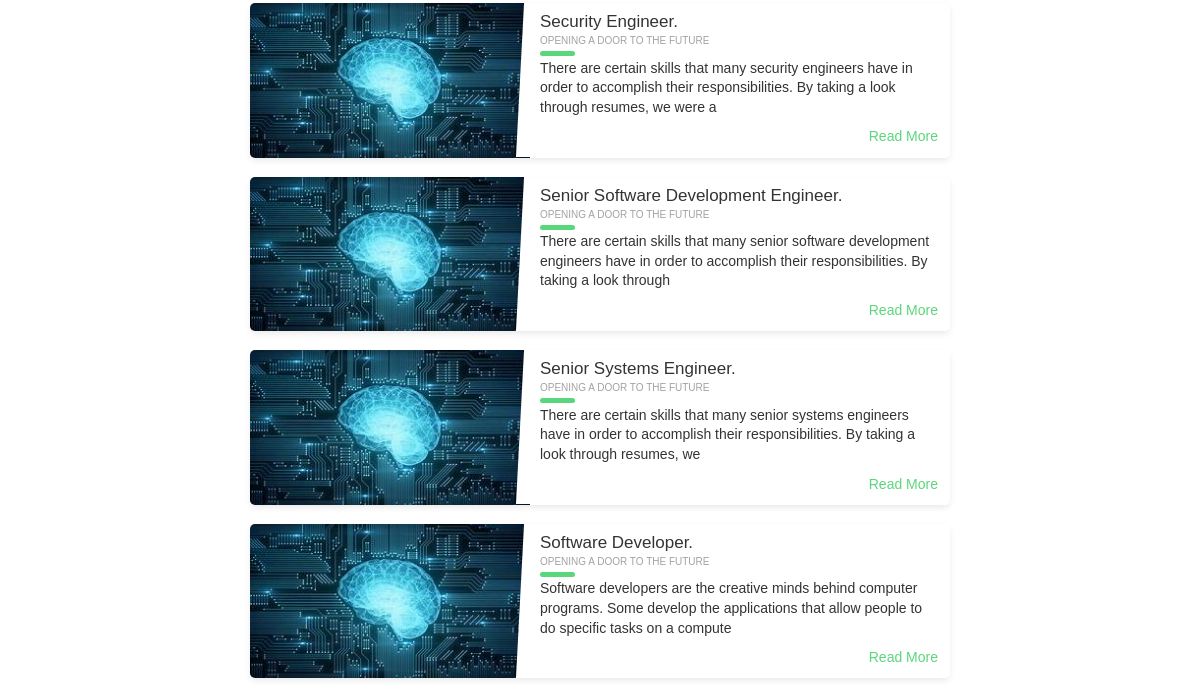
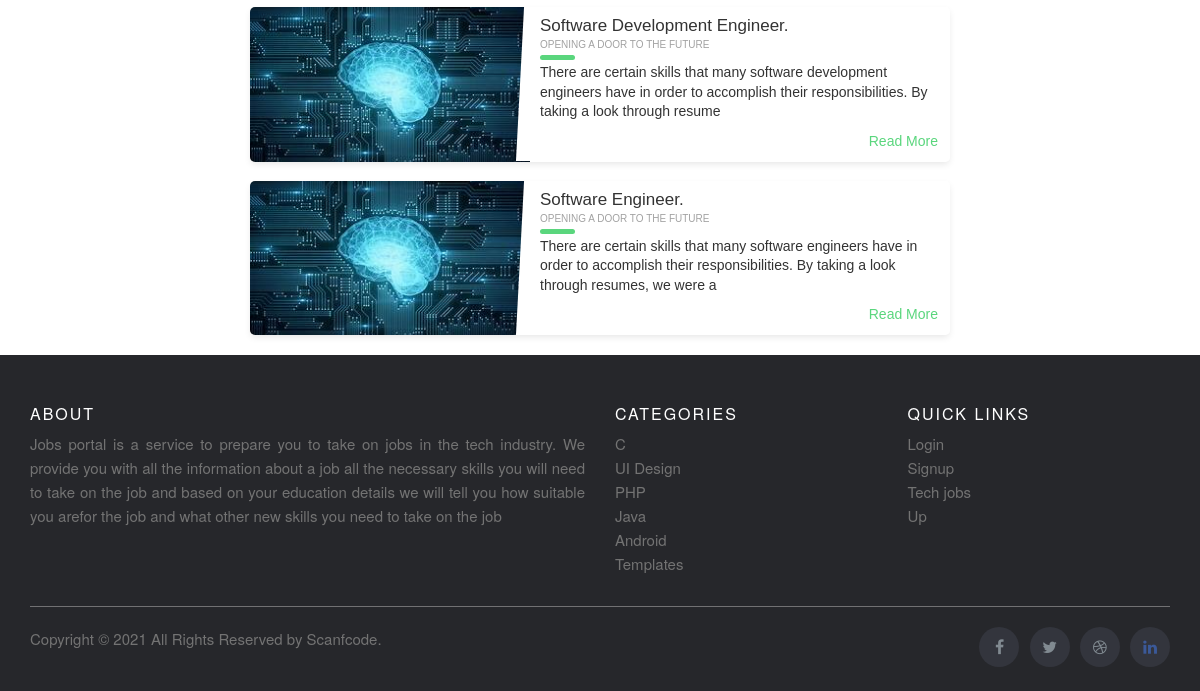
Before: /alljobs/ (signed in, lower part) with the older database file (2 pictures, top to bottom).
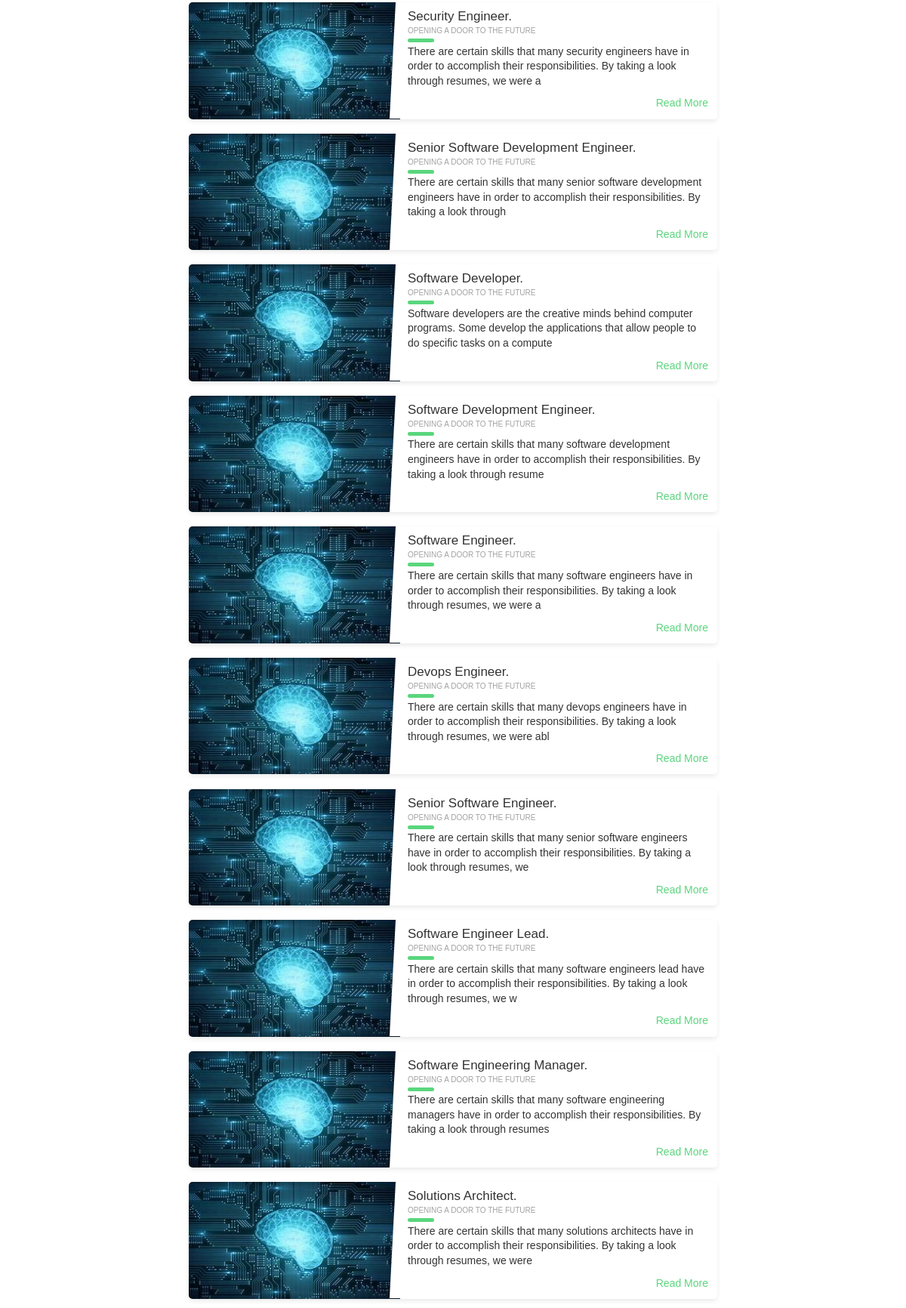
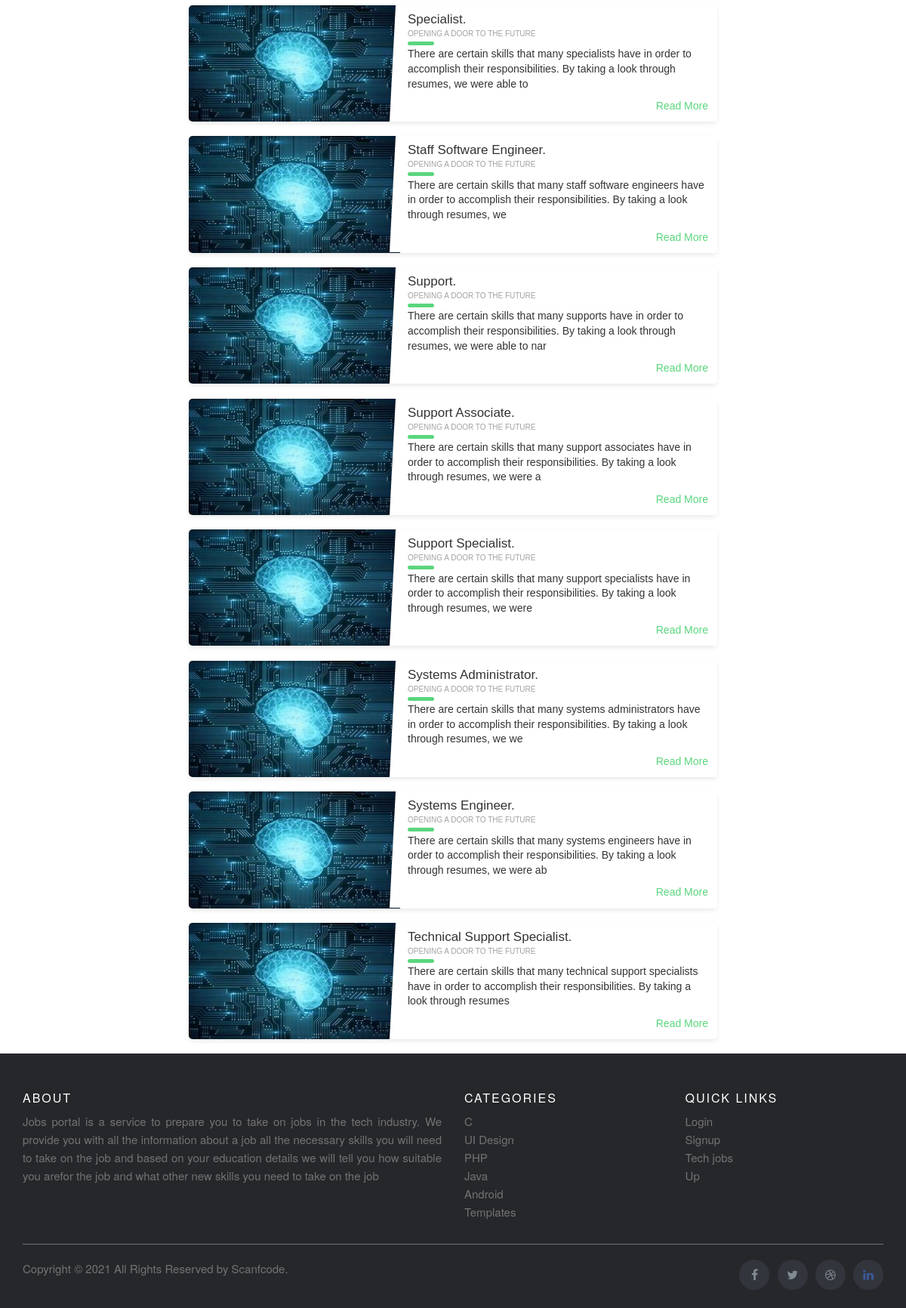
After: the same page with the newer database file (2 pictures, top to bottom).
### job/models.py (models this page shows, shortened)
class Job(models.Model):
    job_id=models.CharField(max_length=50,null=False,blank=False,primary_key=True)
    job_name=models.CharField(max_length=50,null=False,blank=False)
    job_description=models.CharField(max_length=500,null=False,blank=False)
    job_thumnail=models.ImageField(upload_to=upload_location,default='displayjob/default/download.jpeg')
    job_average_salary=models.IntegerField()
    job_skill_id=models.ManyToManyField(Skill,through='Job_skill')
    slug=models.SlugField()
    job_education=models.JSONField()

### displayjob/views.py (the view)
# urls.py: path('alljobs/',displayview.alljobs,name="alljobs"),
def alljobs(request):
    user=request.user
    if user.is_authenticated:
        job=Job.objects.all()
        return render(request,'displayjob/html/alljobs.html',{'jobs':job,'name':'Alljobs'})
    else:
        return redirect('login')

### displayjob/templates/displayjob/html/alljobs.html (shortened to what this page needs)
{%extends 'displayjob/html/base.html'%}
{%block content%}
<div class="grid" style="margin-top:12vh">
    <main class="main verticalScrollWrapper">
      {% for job in jobs%}
<div class="blog-card">
  <div class="meta">
    <div class="photo" style="background-image: url({{job.job_thumnail}})"></div>
  </div>
  <div class="description">
    <h1 style="text-transform: capitalize;">{{job.job_name}}</h1>
    <h2>Opening a door to the future</h2>
    <p>{{job.job_description | slice:"0:150"}}</p>
    <p class="read-more">
      <a href="{% url 'jobinfo' username=job.slug %}">Read More</a>
    </p>
  </div>
</div>
      {% endfor %}
    </main>
  </div>
{%endblock%}

### displayjob/templates/displayjob/html/base.html (shortened to what this page needs)
{% load static %}
<!DOCTYPE html>
<html lang="en">
<head>
  <link rel="stylesheet" type="text/css" href="{% static 'style.css' %}" />
  <link rel="stylesheet" href="https://maxcdn.bootstrapcdn.com/bootstrap/3.3.6/css/bootstrap.min.css">
  <link rel="stylesheet" href="https://maxcdn.bootstrapcdn.com/font-awesome/4.7.0/css/font-awesome.min.css" type="text/css">
</head>
<body>
  <body>
    {% block content %} {%endblock%}
      <footer class="site-footer" >
        <div class="container">
          <div class="row">
            <div class="col-sm-12 col-md-6">
              <h6>About</h6>
              <p class="text-justify">Jobs portal is a service to prepare you to take on jobs in the tech industry. We provide you with all the information about a job all the necessary skills you will need to take on the job and based on your education details we will tell you how suitable you arefor the job and what other new skills you need to take on the job</p>
            </div>
            <div class="col-xs-6 col-md-3">
              <h6>Categories</h6>
              <ul class="footer-links">
                <li><a href="http://scanfcode.com/category/c-language/">C</a></li>
                <li><a href="http://scanfcode.com/category/front-end-development/">UI Design</a></li>
                <li><a href="http://scanfcode.com/category/back-end-development/">PHP</a></li>
                <li><a href="http://scanfcode.com/category/java-programming-language/">Java</a></li>
                <li><a href="http://scanfcode.com/category/android/">Android</a></li>
                <li><a href="http://scanfcode.com/category/templates/">Templates</a></li>
              </ul>
            </div>
            <div class="col-xs-6 col-md-3">
              <h6>Quick Links</h6>
              <ul class="footer-links">
                <li><a href="{% url 'login'%}">Login</a></li>
                <li><a href="{% url 'signup'%}">Signup</a></li>
                <li><a href="{% url 'login'%}">Tech jobs</a></li>
                <li><a href="#top">Up</a></li>
              </ul>
            </div>
          </div>
          <hr>
        </div>
        <div class="container">
          <div class="row">
            <div class="col-md-8 col-sm-6 col-xs-12">
              <p class="copyright-text">Copyright &copy; <script>document.write(new Date().getFullYear())</script>  All Rights Reserved by
           <a href="#">Scanfcode</a>.
              </p>
            </div>
            <div class="col-md-4 col-sm-6 col-xs-12">
              <ul class="social-icons">
                <li><a class="facebook" href="#"><i class="fa fa-facebook"></i></a></li>
                <li><a class="twitter" href="#"><i class="fa fa-twitter"></i></a></li>
                <li><a class="dribbble" href="#"><i class="fa fa-dribbble"></i></a></li>
                <li><a class="linkedin" href="#"><i class="fa fa-linkedin"></i></a></li>
              </ul>
            </div>
          </div>
        </div>
  </footer>
  </body>
</body>
</html>

### static/style.css (style rules this page uses)
* { margin: 0; padding: 0; }
h2 { color: black; }
.fa-linkedin { color:#3b5998; }
.site-footer { background-color:#26272b; padding:45px 0 20px; font-size:15px; line-height:24px; color:#737373; width: 100%; }
.site-footer hr { border-top-color:#bbb; opacity:0.5 }
.site-footer h6 { color:#fff; font-size:16px; text-transform:uppercase; margin-top:5px; letter-spacing:2px }
.site-footer a { color:#737373; }
.footer-links { padding-left:0; list-style:none }
.footer-links li { display:block }
.footer-links a { color:#737373 }
.site-footer .social-icons { text-align:right }
.site-footer .social-icons a { width:40px; height:40px; line-height:40px; margin-left:6px; margin-right:0; border-radius:100%; background-color:#33353d }
.copyright-text { margin:0 }
.social-icons { padding-left:0; margin-bottom:0; list-style:none }
.social-icons li { display:inline-block; margin-bottom:4px }
.social-icons a { background-color:#eceeef; color:#818a91; font-size:16px; display:inline-block; line-height:44px; width:44px; height:44px; text-align:center; margin-right:8px; border-radius:100%; -webkit-transition:all .2s linear; -o-transition:all .2s linear; transition:all .2s linear }
.blog-card { display: flex; flex-direction: column; margin: 1rem auto; box-shadow: 0 3px 7px -1px rgba(0, 0, 0, 0.1); margin-bottom: 1.6%; background: #fff; line-height: 1.4; font-family: sans-serif; border-radius: 5px; overflow: hidden; z-index: 0; }
.blog-card a { color: inherit; }
.blog-card .meta { position: relative; z-index: 0; height: 200px; }
.blog-card .photo { position: absolute; top: 0; right: 0; bottom: 0; left: 0; background-size: cover; background-position: center; transition: transform 0.2s; }
.blog-card .description { padding: 1rem; background: #fff; position: relative; z-index: 1; }
.blog-card .description h1, .blog-card .description h2 { font-family: Poppins, sans-serif; }
.blog-card .description h1 { line-height: 1; margin: 0; font-size: 1.7rem; }
.blog-card .description h2 { font-size: 1rem; font-weight: 300; text-transform: uppercase; color: #a2a2a2; margin-top: 5px; }
.blog-card .description .read-more { text-align: right; }
.blog-card .description .read-more a { color: #5ad67d; display: inline-block; position: relative; }
.blog-card .description .read-more a:after { content: ""; font-family: FontAwesome; margin-left: -10px; opacity: 0; vertical-align: middle; transition: margin 0.3s, opacity 0.3s; }
.blog-card p { position: relative; margin: 1rem 0 0; }
.blog-card p:first-of-type { margin-top: 1.25rem; }
.blog-card p:first-of-type:before { content: ""; position: absolute; height: 5px; background: #5ad67d; width: 35px; top: -0.75rem; border-radius: 3px; }
@media (min-width: 640px) { .blog-card { flex-direction: row; max-width: 700px; } }
@media (min-width: 640px) { .blog-card .meta { flex-basis: 40%; height: auto; } }
@media (min-width: 640px) { .blog-card .description { flex-basis: 60%; } }
@media (min-width: 640px) { .blog-card .description:before { transform: skewX(-3deg); content: ""; background: #fff; width: 30px; position: absolute; left: -10px; top: 0; bottom: 0; z-index: -1; } }

Changed rows visible on the page:
removed Job: job_thumnail (picture), job_name "Senior Systems Engineer.", job_description "There are certain skills that many senior systems engineers have in order to accomplish their responsibilities. By taking a look through resumes, we"
added Job: job_thumnail (picture), job_name "Devops Engineer.", job_description "There are certain skills that many devops engineers have in order to accomplish their responsibilities. By taking a look through resumes, we were abl"
added Job: job_thumnail (picture), job_name "Senior Software Engineer.", job_description "There are certain skills that many senior software engineers have in order to accomplish their responsibilities. By taking a look through resumes, we"
added Job: job_thumnail (picture), job_name "Software Engineer Lead.", job_description "There are certain skills that many software engineers lead have in order to accomplish their responsibilities. By taking a look through resumes, we w"
added Job: job_thumnail (picture), job_name "Software Engineering Manager.", job_description "There are certain skills that many software engineering managers have in order to accomplish their responsibilities. By taking a look through resumes"
added Job: job_thumnail (picture), job_name "Solutions Architect.", job_description "There are certain skills that many solutions architects have in order to accomplish their responsibilities. By taking a look through resumes, we were"
added Job: job_thumnail (picture), job_name "Specialist.", job_description "There are certain skills that many specialists have in order to accomplish their responsibilities. By taking a look through resumes, we were able to"
added Job: job_thumnail (picture), job_name "Staff Software Engineer.", job_description "There are certain skills that many staff software engineers have in order to accomplish their responsibilities. By taking a look through resumes, we"
added Job: job_thumnail (picture), job_name "Support.", job_description "There are certain skills that many supports have in order to accomplish their responsibilities. By taking a look through resumes, we were able to nar"
added Job: job_thumnail (picture), job_name "Support Associate.", job_description "There are certain skills that many support associates have in order to accomplish their responsibilities. By taking a look through resumes, we were a"
added Job: job_thumnail (picture), job_name "Support Specialist.", job_description "There are certain skills that many support specialists have in order to accomplish their responsibilities. By taking a look through resumes, we were"
added Job: job_thumnail (picture), job_name "Systems Administrator.", job_description "There are certain skills that many systems administrators have in order to accomplish their responsibilities. By taking a look through resumes, we we"
added Job: job_thumnail (picture), job_name "Systems Engineer.", job_description "There are certain skills that many systems engineers have in order to accomplish their responsibilities. By taking a look through resumes, we were ab"
added Job: job_thumnail (picture), job_name "Technical Support Specialist.", job_description "There are certain skills that many technical support specialists have in order to accomplish their responsibilities. By taking a look through resumes"
